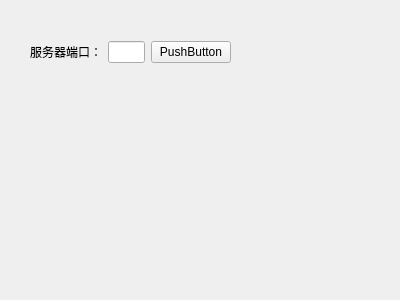
<?xml version="1.0" encoding="UTF-8"?>
<ui version="4.0">
 <class>SettingForm</class>
 <widget class="QWidget" name="SettingForm">
  <property name="geometry">
   <rect>
    <x>0</x>
    <y>0</y>
    <width>400</width>
    <height>300</height>
   </rect>
  </property>
  <property name="windowTitle">
   <string>Form</string>
  </property>
  <widget class="QWidget" name="">
   <property name="geometry">
    <rect>
     <x>30</x>
     <y>40</y>
     <width>201</width>
     <height>24</height>
    </rect>
   </property>
   <layout class="QHBoxLayout" name="horizontalLayout">
    <item>
     <widget class="QLabel" name="label">
      <property name="text">
       <string>服务器端口：</string>
      </property>
     </widget>
    </item>
    <item>
     <widget class="QLineEdit" name="lineEdit"/>
    </item>
    <item>
     <widget class="QPushButton" name="pushButton">
      <property name="text">
       <string>PushButton</string>
      </property>
     </widget>
    </item>
   </layout>
  </widget>
 </widget>
 <resources/>
 <connections/>
</ui>
